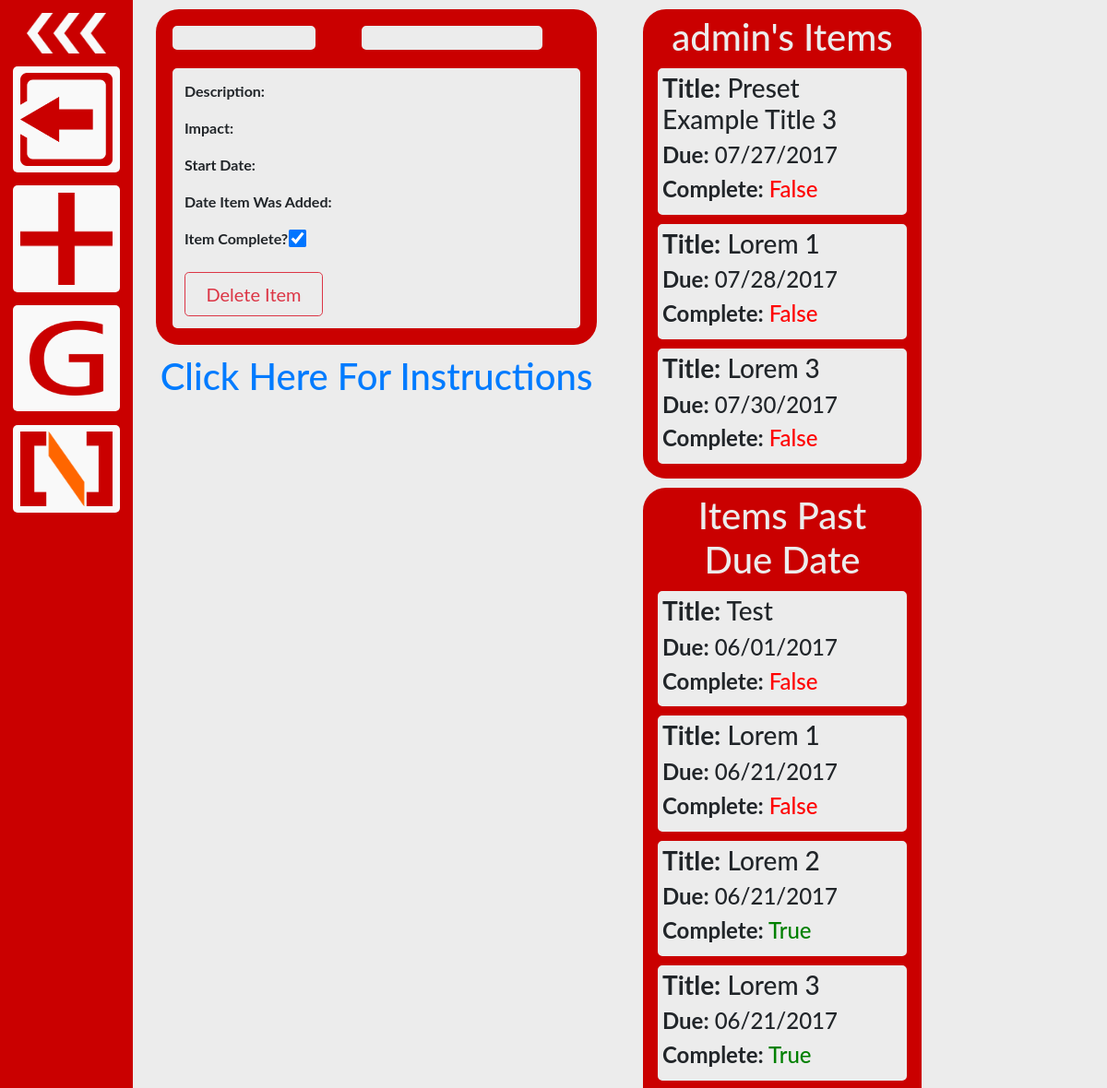
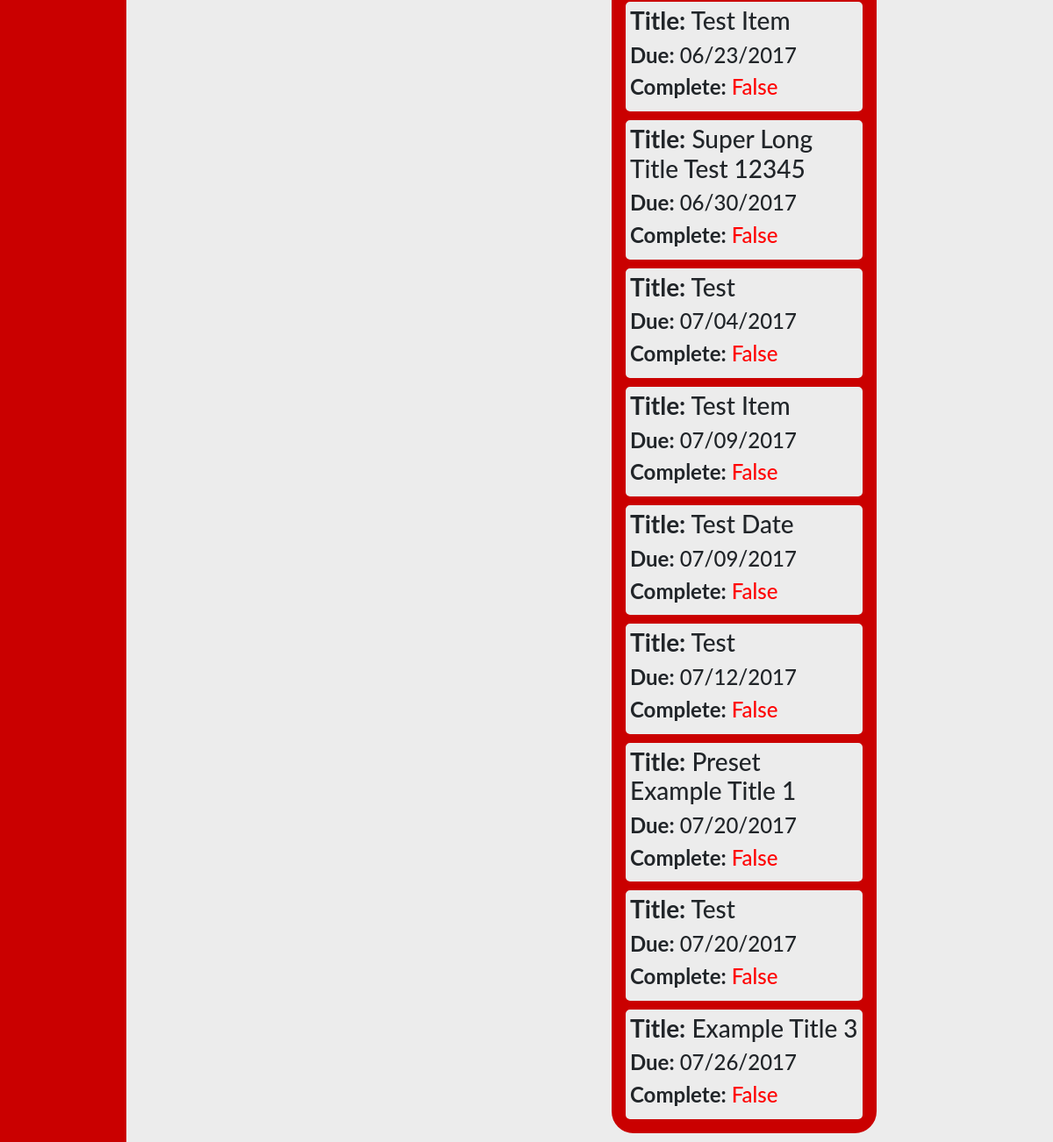
Page /todo/ (signed in) on the earlier database version (2 pictures, top to bottom).
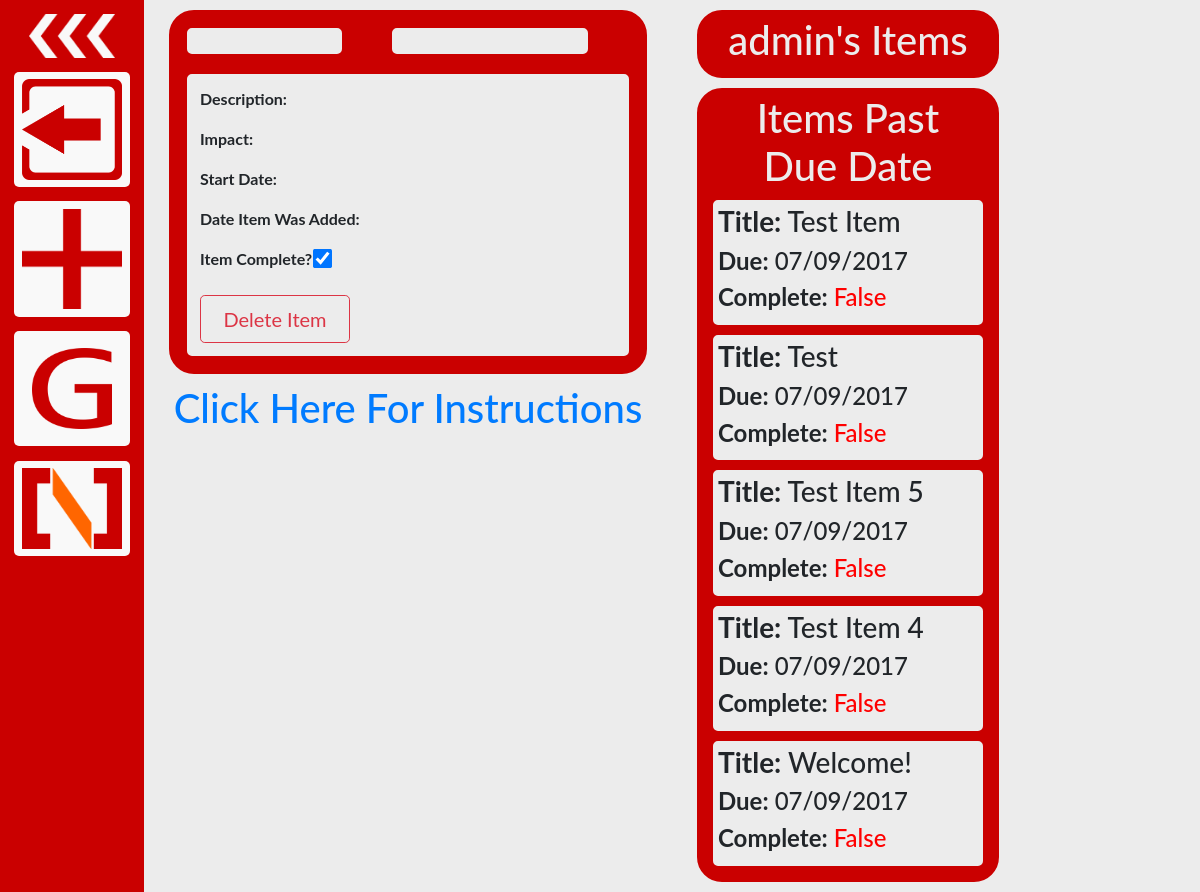
Same page on the later database version.
### todo/models.py (models this page shows, shortened)
class Item(models.Model):
    username = models.CharField(max_length=200)
    title_text = models.CharField(max_length=200)
    desc_text = models.TextField()
    impact_text = models.TextField()
    start_date = models.DateTimeField()
    due_date = models.DateTimeField()
    priority = models.FloatField()
    complete = models.BooleanField()
    add_date = models.DateTimeField()

### todo/views.py (the view)
@login_required(login_url='/login/')
def index(request):
    username = request.user
    todo_items = Item.objects\
        .filter(username=username, due_date__gte=timezone.now())\
        .order_by('due_date')
    past_items = Item.objects\
        .filter(username=username, due_date__lt=timezone.now())\
        .order_by('due_date')
    return render(request, 'todo/index.html',
                  {'item_list': todo_items,
                   'past_items': past_items})

### todo/templates/todo/index.html (shortened to what this page needs)
{% extends "todo/base.html" %}
{% block content %}
<div class="container-fluid">
  <div class="row">
    <div class="col-md-6 panel">
      <div class="todo_item">
        <div>
          <div class="row">
            <div class="col-xl-5 col-lg-12 col-sm-12">
              <h1 class="item_header" id="json_title_text"></h1>
            </div>
            <div class="col-xl-6 col-lg-12 col-sm-12">
              <h1 class="item_header" id="json_due_date"></h1>
            </div>
          </div>
          <div class="item_body">
            <p><b>Description:</b><div id="json_desc_text"></div></p>
            <p><b>Impact:</b><div id="json_impact_text"></div></p>
            <p><b>Start Date:</b><div id="json_start_date"></div></p>
            <p><b>Date Item Was Added:</b><div id="json_add_date"></div></p>
            <b>Item Complete? </b><input id="-1" type="checkbox" name="item_complete" checked>
            <br><br>
            <button type="button" class="btn btn-lg btn-outline-danger" id="delete_button">Delete Item</button>
          </div>
        </div>
      </div>
      <div class="text-center">
        <h1><a href="https://github.com/noah-dev/todo_django/blob/master/instructions.png"target="_blank">Click Here For Instructions</a></h1>
      </div>
    </div>
    <div id="todo_list" class="col-md-4 panel">
      <div id = "todo_container">
        <div class="list_title col-md-12">
          <h1>{{request.user.username}}'s Items</h1>
        </div>
        {% for item in item_list %}
        <div class="item" id = {{item.id}}>
          <div class="item_info">
            <h3><b>Title:</b> {{item.title_text}}</h3>
            <h4><b>Due:</b> {{item.due_date | date:"m/d/Y"}}</h4>
            <h4><div class="complete_info" id = {{item.id}}>
              {% if item.complete %}
                <b>Complete:</b> <span id ="complete_status" class="complete_yes" >{{item.complete}}</span>
              {% else %}
                <b>Complete:</b> <span id ="complete_status" class="complete_no" >{{item.complete}}</span>
              {% endif %}
            </div></h4>
          </div>
        </div>
        {% endfor %}
      </div>
      <div id = "todo_container">
        <div class="list_title col-md-12">
          <h1>Items Past Due Date</h1>
        </div>
        {% for item in past_items %}
        <div class="item" id = {{item.id}}>
          <div class="item_info">
            <h3><b>Title:</b> {{item.title_text}}</h3>
            <h4><b>Due:</b> {{item.due_date | date:"m/d/Y"}}</h4>
            <h4><div class="complete_info" id = {{item.id}}>
              {% if item.complete %}
                <b>Complete:</b> <span id ="complete_status" class="complete_yes" >{{item.complete}}</span>
              {% else %}
                <b>Complete:</b> <span id ="complete_status" class="complete_no" >{{item.complete}}</span>
              {% endif %}
            </div></h4>
          </div>
        </div>
        {% endfor %}
      </div>
    </div>
  </div>
</div>
{% endblock %}

Differences in the rows shown:
removed Item: title_text "Preset Example Title 3", due_date "07/27/2017", complete "False", shown under "admin's Items"
removed Item: title_text "Lorem 1", due_date "07/28/2017", complete "False", shown under "admin's Items"
removed Item: title_text "Lorem 3", due_date "07/30/2017", complete "False", shown under "admin's Items"
removed Item: title_text "Test", due_date "06/01/2017", complete "False", shown under "Items Past Due Date"
removed Item: title_text "Lorem 1", due_date "06/21/2017", complete "False", shown under "Items Past Due Date"
removed Item: title_text "Lorem 2", due_date "06/21/2017", complete "True", shown under "Items Past Due Date"
removed Item: title_text "Lorem 3", due_date "06/21/2017", complete "True", shown under "Items Past Due Date"
removed Item: title_text "Test Item", due_date "06/23/2017", complete "False", shown under "Items Past Due Date"
removed Item: title_text "Super Long Title Test 12345", due_date "06/30/2017", complete "False", shown under "Items Past Due Date"
removed Item: title_text "Test", due_date "07/04/2017", complete "False", shown under "Items Past Due Date"
removed Item: title_text "Test Date", due_date "07/09/2017", complete "False", shown under "Items Past Due Date"
removed Item: title_text "Test", due_date "07/12/2017", complete "False", shown under "Items Past Due Date"
removed Item: title_text "Preset Example Title 1", due_date "07/20/2017", complete "False", shown under "Items Past Due Date"
removed Item: title_text "Test", due_date "07/20/2017", complete "False", shown under "Items Past Due Date"
removed Item: title_text "Example Title 3", due_date "07/26/2017", complete "False", shown under "Items Past Due Date"
added Item: title_text "Test", due_date "07/09/2017", complete "False", shown under "Items Past Due Date"
added Item: title_text "Test Item 5", due_date "07/09/2017", complete "False", shown under "Items Past Due Date"
added Item: title_text "Test Item 4", due_date "07/09/2017", complete "False", shown under "Items Past Due Date"
added Item: title_text "Welcome!", due_date "07/09/2017", complete "False", shown under "Items Past Due Date"
